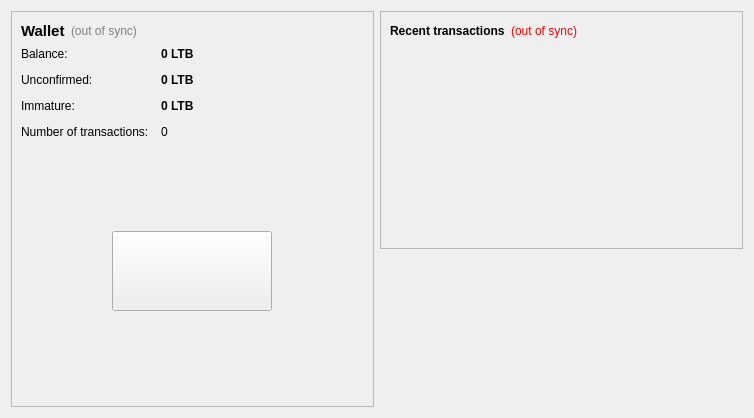
<?xml version="1.0" encoding="UTF-8"?>
<ui version="4.0">
 <class>OverviewPage</class>
 <widget class="QWidget" name="OverviewPage">
  <property name="geometry">
   <rect>
    <x>0</x>
    <y>0</y>
    <width>754</width>
    <height>418</height>
   </rect>
  </property>
  <property name="font">
   <font>
    <family>Ubuntu</family>
   </font>
  </property>
  <property name="windowTitle">
   <string>Form</string>
  </property>
  <layout class="QHBoxLayout" name="horizontalLayout">
   <item>
    <layout class="QVBoxLayout" name="verticalLayout_2">
     <item>
      <widget class="QFrame" name="frame">
       <property name="frameShape">
        <enum>QFrame::StyledPanel</enum>
       </property>
       <property name="frameShadow">
        <enum>QFrame::Raised</enum>
       </property>
       <layout class="QVBoxLayout" name="verticalLayout_4">
        <item>
         <layout class="QHBoxLayout" name="horizontalLayout_4">
          <item>
           <widget class="QLabel" name="label_5">
            <property name="font">
             <font>
              <pointsize>11</pointsize>
              <weight>75</weight>
              <bold>true</bold>
             </font>
            </property>
            <property name="text">
             <string>Wallet</string>
            </property>
           </widget>
          </item>
          <item>
           <widget class="QLabel" name="labelWalletStatus">
            <property name="toolTip">
             <string>The displayed information may be out of date. Your wallet automatically synchronizes with the LiteBar network after a connection is established, but this process has not completed yet.</string>
            </property>
            <property name="styleSheet">
             <string notr="true">QLabel { color: grey; }</string>
            </property>
            <property name="text">
             <string notr="true">(out of sync)</string>
            </property>
            <property name="alignment">
             <set>Qt::AlignLeading|Qt::AlignLeft|Qt::AlignVCenter</set>
            </property>
           </widget>
          </item>
          <item>
           <spacer name="horizontalSpacer_2">
            <property name="orientation">
             <enum>Qt::Horizontal</enum>
            </property>
            <property name="sizeHint" stdset="0">
             <size>
              <width>40</width>
              <height>20</height>
             </size>
            </property>
           </spacer>
          </item>
         </layout>
        </item>
        <item>
         <layout class="QFormLayout" name="formLayout_2">
          <property name="fieldGrowthPolicy">
           <enum>QFormLayout::AllNonFixedFieldsGrow</enum>
          </property>
          <property name="horizontalSpacing">
           <number>12</number>
          </property>
          <property name="verticalSpacing">
           <number>12</number>
          </property>
          <item row="0" column="0">
           <widget class="QLabel" name="label">
            <property name="text">
             <string>Balance:</string>
            </property>
           </widget>
          </item>
          <item row="0" column="1">
           <widget class="QLabel" name="labelBalance">
            <property name="font">
             <font>
              <weight>75</weight>
              <bold>true</bold>
             </font>
            </property>
            <property name="cursor">
             <cursorShape>IBeamCursor</cursorShape>
            </property>
            <property name="toolTip">
             <string>Your current balance</string>
            </property>
            <property name="text">
             <string notr="true">0 LTB</string>
            </property>
            <property name="textInteractionFlags">
             <set>Qt::LinksAccessibleByMouse|Qt::TextSelectableByKeyboard|Qt::TextSelectableByMouse</set>
            </property>
           </widget>
          </item>
          <item row="1" column="0">
           <widget class="QLabel" name="label_3">
            <property name="text">
             <string>Unconfirmed:</string>
            </property>
           </widget>
          </item>
          <item row="1" column="1">
           <widget class="QLabel" name="labelUnconfirmed">
            <property name="font">
             <font>
              <weight>75</weight>
              <bold>true</bold>
             </font>
            </property>
            <property name="cursor">
             <cursorShape>IBeamCursor</cursorShape>
            </property>
            <property name="toolTip">
             <string>Total of transactions that have yet to be confirmed, and do not yet count toward the current balance</string>
            </property>
            <property name="text">
             <string notr="true">0 LTB</string>
            </property>
            <property name="textInteractionFlags">
             <set>Qt::LinksAccessibleByMouse|Qt::TextSelectableByKeyboard|Qt::TextSelectableByMouse</set>
            </property>
           </widget>
          </item>
          <item row="3" column="0">
           <widget class="QLabel" name="label_2">
            <property name="text">
             <string>Number of transactions:</string>
            </property>
           </widget>
          </item>
          <item row="3" column="1">
           <widget class="QLabel" name="labelNumTransactions">
            <property name="toolTip">
             <string>Total number of transactions in wallet</string>
            </property>
            <property name="text">
             <string notr="true">0</string>
            </property>
           </widget>
          </item>
          <item row="2" column="0">
           <widget class="QLabel" name="labelImmatureText">
            <property name="text">
             <string>Immature:</string>
            </property>
           </widget>
          </item>
          <item row="2" column="1">
           <widget class="QLabel" name="labelImmature">
            <property name="font">
             <font>
              <weight>75</weight>
              <bold>true</bold>
             </font>
            </property>
            <property name="toolTip">
             <string>Mined balance that has not yet matured</string>
            </property>
            <property name="text">
             <string notr="true">0 LTB</string>
            </property>
            <property name="textInteractionFlags">
             <set>Qt::LinksAccessibleByMouse|Qt::TextSelectableByKeyboard|Qt::TextSelectableByMouse</set>
            </property>
           </widget>
          </item>
         </layout>
        </item>
        <item>
         <spacer name="verticalSpacer">
          <property name="orientation">
           <enum>Qt::Vertical</enum>
          </property>
          <property name="sizeType">
           <enum>QSizePolicy::Expanding</enum>
          </property>
          <property name="sizeHint" stdset="0">
           <size>
            <width>20</width>
            <height>10</height>
           </size>
          </property>
         </spacer>
        </item>
        <item>
         <layout class="QHBoxLayout" name="horizontalLayout_3">
          <item>
           <widget class="QPushButton" name="HomeButton">
            <property name="sizePolicy">
             <sizepolicy hsizetype="Fixed" vsizetype="Fixed">
              <horstretch>0</horstretch>
              <verstretch>0</verstretch>
             </sizepolicy>
            </property>
            <property name="minimumSize">
             <size>
              <width>160</width>
              <height>80</height>
             </size>
            </property>
            <property name="font">
             <font>
              <kerning>false</kerning>
             </font>
            </property>
            <property name="cursor">
             <cursorShape>PointingHandCursor</cursorShape>
            </property>
<!--
            <property name="styleSheet">
             <string notr="true">background-color:transparent</string>
            </property>
            <property name="text">
             <string/>
            </property>
-->
            <property name="icon">
             <iconset resource="../bitcoin.qrc">
              <normaloff>:/icons/bitcoin</normaloff>:/icons/bitcoin</iconset>
            </property>
            <property name="iconSize">
             <size>
              <width>160</width>
              <height>80</height>
             </size>
            </property>
            <property name="flat">
             <bool>false</bool>
            </property>
           </widget>
          </item>
         </layout>
        </item>
        <item>
         <spacer name="verticalSpacer_5">
          <property name="orientation">
           <enum>Qt::Vertical</enum>
          </property>
          <property name="sizeType">
           <enum>QSizePolicy::Expanding</enum>
          </property>
          <property name="sizeHint" stdset="0">
           <size>
            <width>20</width>
            <height>10</height>
           </size>
          </property>
         </spacer>
        </item>
       </layout>
      </widget>
     </item>
    </layout>
   </item>
   <item>
    <layout class="QVBoxLayout" name="verticalLayout_3">
     <item>
      <widget class="QFrame" name="frame_2">
       <property name="sizePolicy">
        <sizepolicy hsizetype="Expanding" vsizetype="Expanding">
         <horstretch>0</horstretch>
         <verstretch>0</verstretch>
        </sizepolicy>
       </property>
       <property name="frameShape">
        <enum>QFrame::StyledPanel</enum>
       </property>
       <property name="frameShadow">
        <enum>QFrame::Raised</enum>
       </property>
       <layout class="QVBoxLayout" name="verticalLayout">
        <item>
         <layout class="QHBoxLayout" name="horizontalLayout_2">
          <item>
           <widget class="QLabel" name="label_4">
            <property name="text">
             <string>&lt;b&gt;Recent transactions&lt;/b&gt;</string>
            </property>
           </widget>
          </item>
          <item>
           <widget class="QLabel" name="labelTransactionsStatus">
            <property name="toolTip">
             <string>The displayed information may be out of date. Your wallet automatically synchronizes with the LiteBar network after a connection is established, but this process has not completed yet.</string>
            </property>
            <property name="styleSheet">
             <string notr="true">QLabel { color: red; }</string>
            </property>
            <property name="text">
             <string notr="true">(out of sync)</string>
            </property>
            <property name="alignment">
             <set>Qt::AlignRight|Qt::AlignTrailing|Qt::AlignVCenter</set>
            </property>
           </widget>
          </item>
          <item>
           <spacer name="horizontalSpacer">
            <property name="orientation">
             <enum>Qt::Horizontal</enum>
            </property>
            <property name="sizeHint" stdset="0">
             <size>
              <width>40</width>
              <height>20</height>
             </size>
            </property>
           </spacer>
          </item>
         </layout>
        </item>
        <item>
         <widget class="QListView" name="listTransactions">
          <property name="styleSheet">
           <string notr="true">QListView { background: transparent; }</string>
          </property>
          <property name="frameShape">
           <enum>QFrame::NoFrame</enum>
          </property>
          <property name="verticalScrollBarPolicy">
           <enum>Qt::ScrollBarAlwaysOff</enum>
          </property>
          <property name="horizontalScrollBarPolicy">
           <enum>Qt::ScrollBarAlwaysOff</enum>
          </property>
          <property name="selectionMode">
           <enum>QAbstractItemView::NoSelection</enum>
          </property>
         </widget>
        </item>
       </layout>
      </widget>
     </item>
     <item>
      <spacer name="verticalSpacer_2">
       <property name="orientation">
        <enum>Qt::Vertical</enum>
       </property>
       <property name="sizeHint" stdset="0">
        <size>
         <width>20</width>
         <height>40</height>
        </size>
       </property>
      </spacer>
     </item>
    </layout>
   </item>
  </layout>
 </widget>
 <resources>
  <include location="../../../../bitbar/src/qt/bitcoin.qrc"/>
  <include location="../bitcoin.qrc"/>
 </resources>
 <connections/>
</ui>
